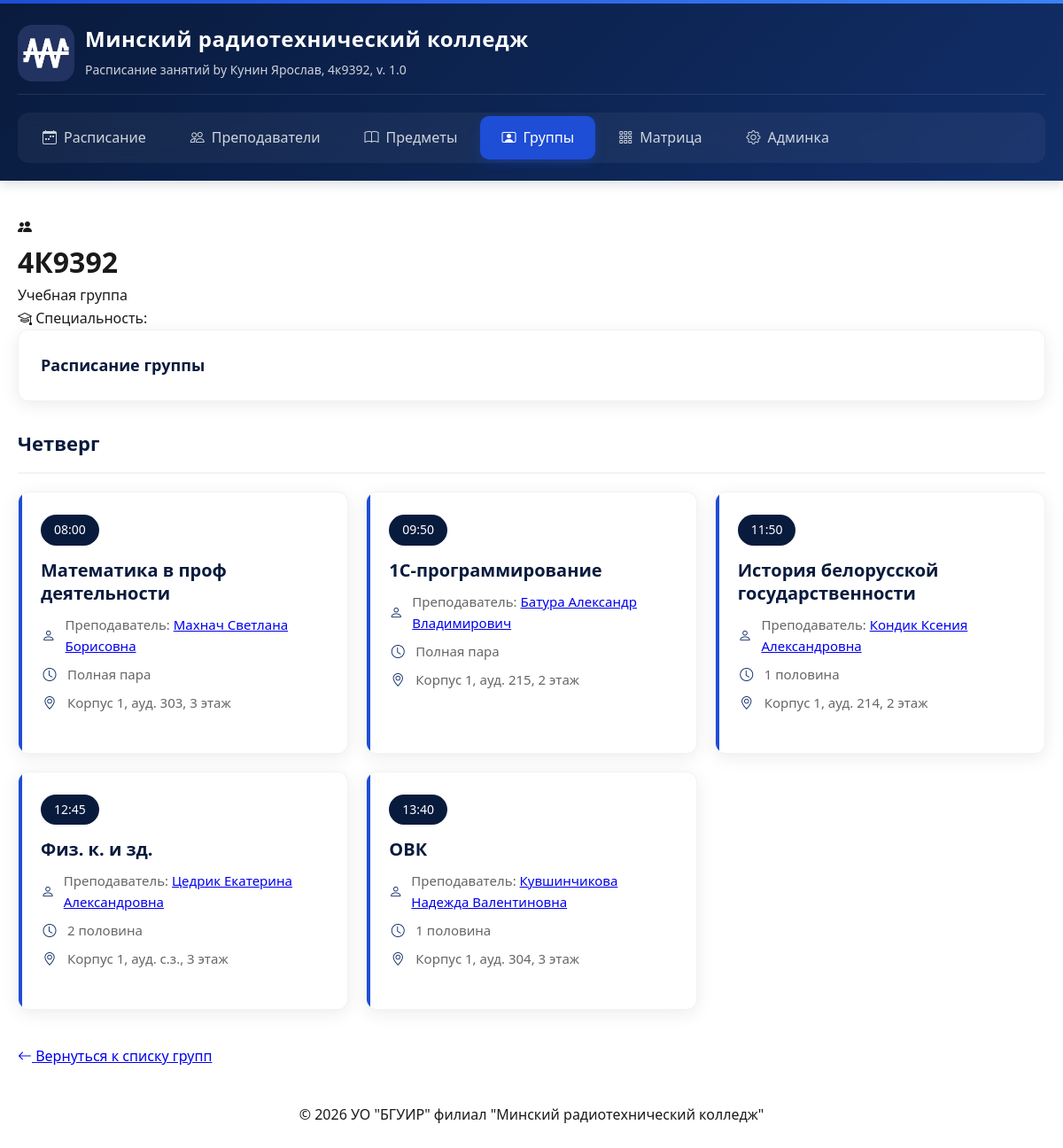
/groups/19/, run on the app's committed database.
### schedule/models.py (models this page shows, shortened)
class Group(models.Model):
    name = models.CharField(max_length=50)
    specialty = models.CharField(max_length=255, blank=True)
    curator = models.ForeignKey(
        Teacher,
        on_delete=models.SET_NULL,
        null=True,
        blank=True,
        related_name='curated_groups'
    )

class Schedule(models.Model):
    DAYS = [
        ('Пн', 'Понедельник'),
        ('Вт', 'Вторник'),
        ('Ср', 'Среда'),
        ('Чт', 'Четверг'),
        ('Пт', 'Пятница'),
        ('Сб', 'Суббота'),
    ]
    group = models.ForeignKey(Group, on_delete=models.CASCADE)
    subject = models.ForeignKey(Subject, on_delete=models.CASCADE)
    teacher = models.ForeignKey(Teacher, on_delete=models.CASCADE)
    day_of_week = models.CharField(max_length=10, choices=DAYS)
    duration = models.CharField(
        max_length=10,
        choices=[
            ('half1', '1 половина'),
            ('half2', '2 половина'),
            ('full', 'Полная пара'),
        ],
        default='full'
    )
    time = models.TimeField()
    start_time = models.TimeField(blank=True, null=True)
    end_time = models.TimeField(blank=True, null=True)
    classroom_number = models.CharField(max_length=20, verbose_name="Номер аудитории", blank=True)
    classroom_floor = models.IntegerField(verbose_name="Этаж", blank=True, null=True)
    building = models.CharField(max_length=50, verbose_name="Корпус", blank=True)
    def get_classroom_full(self):
        parts = []
        if self.building:
            parts.append(f"Корпус {self.building}")
        if self.classroom_number:
            parts.append(f"ауд. {self.classroom_number}")
        if self.classroom_floor:
            parts.append(f"{self.classroom_floor} этаж")
        return ", ".join(parts) if parts else "Не указана"
    class Meta:
        ordering = ['day_of_week', 'time']

class Subject(models.Model):
    title = models.CharField(max_length=100)

class Teacher(models.Model):
    name = models.CharField(max_length=100)

### schedule/views.py (the view)
# urls.py: path('groups/<int:group_id>/', views.group_detail, name='group_detail'),
def group_detail(request, group_id):
    group = get_object_or_404(Group, id=group_id)
    schedule = Schedule.objects.filter(group=group).order_by('day_of_week', 'time')
    schedule_by_day = {}
    for s in schedule:
        day = s.get_day_of_week_display()
        schedule_by_day.setdefault(day, []).append(s)
    return render(request, 'schedule/group_detail.html', {
        'group': group,
        'schedule_by_day': schedule_by_day,
    })

### schedule/templates/schedule/group_detail.html (shortened to what this page needs)
{% extends 'schedule/base.html' %}
{% block content %}
<div class="teacher-header">
    <div class="teacher-profile">
        <div class="teacher-avatar-large">
            <i class="bi bi-people-fill"></i>
        </div>
        <div class="teacher-main-info">
            <h1>{{ group.name }}</h1>
            <p class="teacher-title">Учебная группа</p>
            <div class="teacher-stats">
                <div class="stat-item">
                    <i class="bi bi-mortarboard"></i>
                    <span>Специальность: <strong>{{ group.specialty }}</strong></span>
                </div>
            </div>
        </div>
    </div>
</div>
<div class="filter-card">
    <h2 class="filter-title">Расписание группы</h2>
</div>
{% if schedule_by_day %}
    {% for day, lessons in schedule_by_day.items %}
    <div class="schedule-day">
        <div class="day-header">
            <h3 class="day-name">{{ day }}</h3>
        </div>
        <div class="lessons-grid">
            {% for lesson in lessons %}
            <div class="lesson-card">
                <span class="lesson-time">{{ lesson.time|time:"H:i" }}</span>
                <h4 class="lesson-subject">{{ lesson.subject.title }}</h4>
                <div class="lesson-meta">
                    <div class="meta-item">
                        <i class="bi bi-person"></i>
                        <span>
                            Преподаватель:
                            <a href="{% url 'teacher_detail' lesson.teacher.id %}">
                                {{ lesson.teacher.name }}
                            </a>
                        </span>
                    </div>
                    <div class="meta-item">
                        <i class="bi bi-clock"></i>
                        <span>
                            {% if lesson.duration == 'half1' %}
                                1 половина
                            {% elif lesson.duration == 'half2' %}
                                2 половина
                            {% else %}
                                Полная пара
                            {% endif %}
                        </span>
                    </div>
                    {% if lesson.get_classroom_full %}
                    <div class="meta-item">
                        <i class="bi bi-geo-alt"></i>
                        <span>{{ lesson.get_classroom_full }}</span>
                    </div>
                    {% endif %}
                </div>
            </div>
            {% endfor %}
        </div>
    </div>
    {% endfor %}
{% else %}
<div class="empty-state">
    <i class="bi bi-calendar-x"></i>
    <h3>Расписание отсутствует</h3>
</div>
{% endif %}
<a href="{% url 'groups' %}" class="back-btn">
    <i class="bi bi-arrow-left"></i>
    Вернуться к списку групп
</a>
{% endblock %}

### schedule/static/schedule/css/style.css (style rules this page uses)
:root { --primary-dark: #091b3d; --primary-light: #112e68; --accent: #1e4dd6; --text-dark: #1a1a1a; --text-light: #ffffff; --bg-white: #ffffff; --bg-gray: #f8f9fa; --border-radius: 12px; --shadow: 0 4px 20px rgba(0, 0, 0, 0.08); --shadow-hover: 0 8px 30px rgba(0, 0, 0, 0.12); --transition: all 0.3s cubic-bezier(0.4, 0, 0.2, 1); }
* { margin: 0; padding: 0; box-sizing: border-box; }
body { font-family: 'Segoe UI', system-ui, -apple-system, sans-serif; background: var(--bg-white); color: var(--text-dark); line-height: 1.6; min-height: 100vh; }
.filter-card { background: var(--bg-white); border-radius: var(--border-radius); padding: 25px; margin-bottom: 30px; box-shadow: var(--shadow); border: 1px solid rgba(0, 0, 0, 0.05); }
.filter-title { font-size: 18px; font-weight: 600; color: var(--primary-dark); }
.schedule-day { margin-bottom: 40px; }
.day-header { display: flex; align-items: center; gap: 15px; margin-bottom: 20px; padding-bottom: 15px; border-bottom: 2px solid #f1f3f5; }
.day-name { font-size: 22px; font-weight: 700; color: var(--primary-dark); margin: 0; }
.lessons-grid { display: grid; grid-template-columns: repeat(auto-fill, minmax(300px, 1fr)); gap: 20px; }
.lesson-card { background: var(--bg-white); border-radius: var(--border-radius); padding: 25px; box-shadow: var(--shadow); border: 1px solid rgba(0, 0, 0, 0.05); transition: var(--transition); cursor: pointer; position: relative; overflow: hidden; }
.lesson-card::before { content: ''; position: absolute; left: 0; top: 0; height: 100%; width: 4px; background: var(--accent); border-radius: 2px 0 0 2px; }
.lesson-time { display: inline-block; background: var(--primary-dark); color: var(--text-light); padding: 6px 15px; border-radius: 20px; font-size: 14px; font-weight: 500; margin-bottom: 15px; }
.lesson-subject { font-size: 20px; font-weight: 600; color: var(--primary-dark); margin-bottom: 10px; line-height: 1.3; }
.lesson-meta { display: flex; flex-direction: column; gap: 8px; margin-bottom: 20px; }
.meta-item { display: flex; align-items: center; gap: 10px; color: #666; font-size: 15px; }
.meta-item i { color: var(--primary-light); width: 20px; text-align: center; }

### data on the page
Group: name "4К9392"
Schedule: day "Четверг", time "08:00", subject "Математика в проф деятельности", teacher.name "Махнач Светлана Борисовна", duration "Полная пара", get_classroom_full "Корпус 1, ауд. 303, 3 этаж"
Schedule: time "09:50", subject "1C-программирование", teacher.name "Батура Александр Владимирович", duration "Полная пара", get_classroom_full "Корпус 1, ауд. 215, 2 этаж"
Schedule: time "11:50", subject "История белорусской государственности", teacher.name "Кондик Ксения Александровна", duration "1 половина", get_classroom_full "Корпус 1, ауд. 214, 2 этаж"
Schedule: time "12:45", subject "Физ. к. и зд.", teacher.name "Цедрик Екатерина Александровна", duration "2 половина", get_classroom_full "Корпус 1, ауд. с.з., 3 этаж"
Schedule: time "13:40", subject "ОВК", teacher.name "Кувшинчикова Надежда Валентиновна", duration "1 половина", get_classroom_full "Корпус 1, ауд. 304, 3 этаж"
